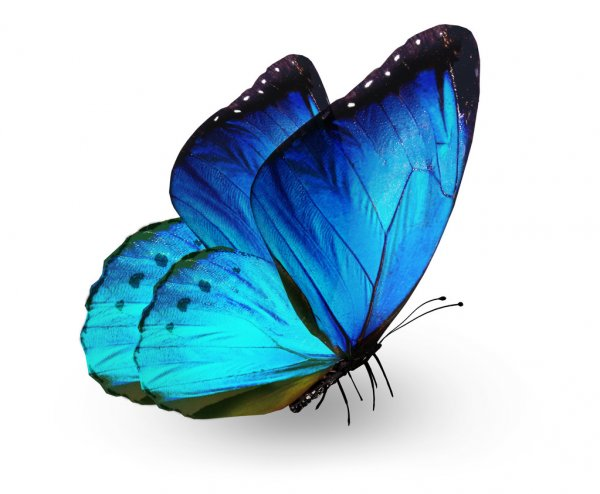
#> input picture butter.jpg, 600 x 494 px
$ jupyter execute Edge_detection.ipynb   (older library calls are emulated)
#> lines starting #> are read from the running program, lines starting #| are printed output that depends on the picture; after the words box and inside, x2 and y2 are one past the last pixel; in counts of white or black regions, pixels touching at a corner belong together
[cell 1]
import cv2
import numpy as np
from google.colab.patches import cv2_imshow
import matplotlib.pyplot as plt
from google.colab import files
uploaded = files.upload()
#> the answer given: butter.jpg

Canny edge detection

[cell 2]
img = cv2.imread('butter.jpg')
#> img is the input picture: shape (494, 600, 3); mean B, G, R 218.1, 203.5, 175.1
edges = cv2.Canny(img,3,5)
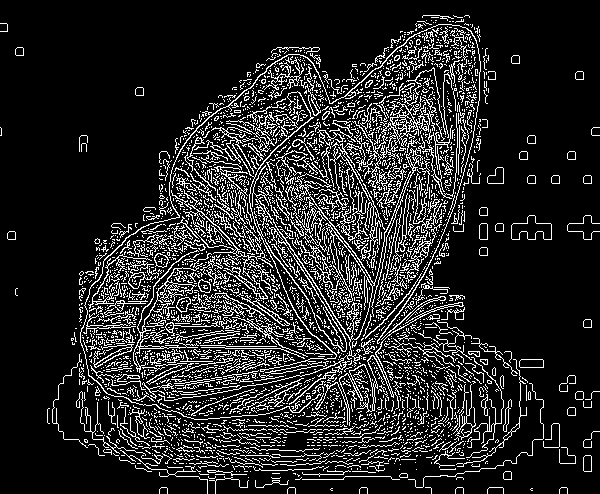
#> edges: shape (494, 600); 15.1% white in thin lines or dots
edges2 = cv2.Canny(img,50,60)
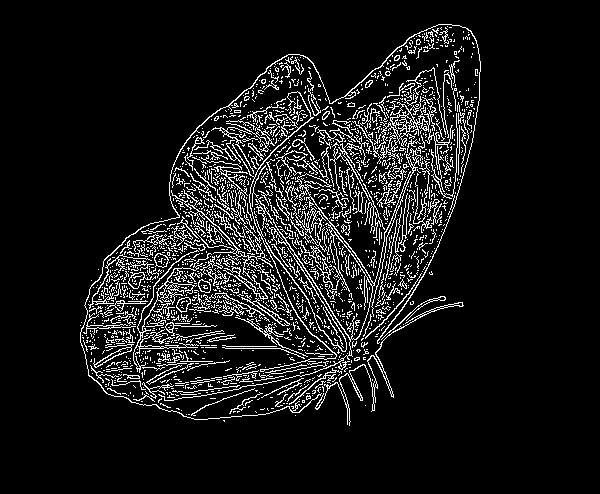
#> edges2: shape (494, 600); 9.2% white in thin lines or dots, all inside (x1, y1, x2, y2) = (80, 24, 481, 426)
edges1 = cv2.Canny(img,100,200)
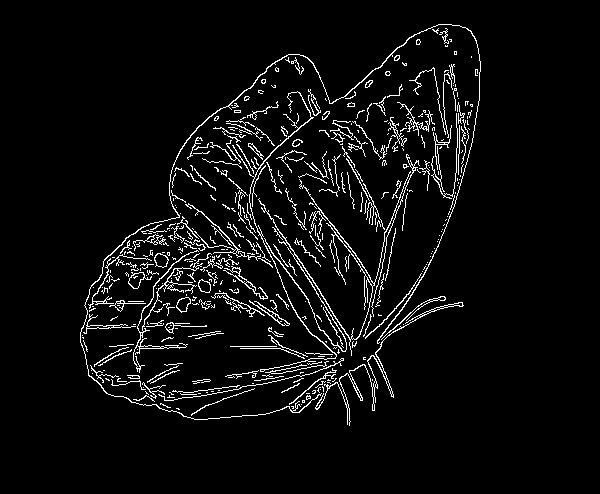
#> edges1: shape (494, 600); 5% white in thin lines or dots, all inside (x1, y1, x2, y2) = (80, 24, 481, 426)
plt.subplot(2,2,1),plt.imshow(img,cmap='gray')
plt.title('Original Image'), plt.xticks([]), plt.yticks([])
plt.subplot(2,2,2),plt.imshow(edges,cmap='gray')
plt.title('Edge Image - 3,5'), plt.xticks([]), plt.yticks([])
plt.subplot(2,2,3),plt.imshow(edges2,cmap='gray')
plt.title('Edge Image -50,60'), plt.xticks([]), plt.yticks([])
plt.subplot(2,2,4),plt.imshow(edges1,cmap='gray')
plt.title('Edge Image  100,200'), plt.xticks([]), plt.yticks([])
plt.show()
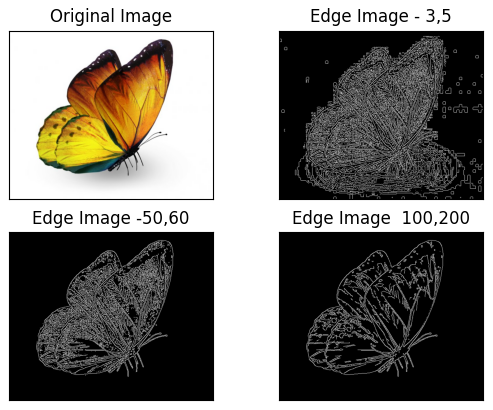
#> figure drawn by matplotlib, 4 panels; B, G, R data is drawn as R, G, B

SOBEL  edge detection

[cell 3]
# converting to gray scale
#gray = cv2.cvtColor(img, cv2.COLOR_BGR2GRAY)
img1 = cv2.imread('butter.jpg',1)
# remove noise
img = cv2.GaussianBlur(img1,(3,3),0)

# convolute with proper kernels
#laplacian = cv2.Laplacian(img,cv2.CV_64F)
sobelx = cv2.Sobel(img,cv2.CV_64F,1,0,ksize=3)  # x
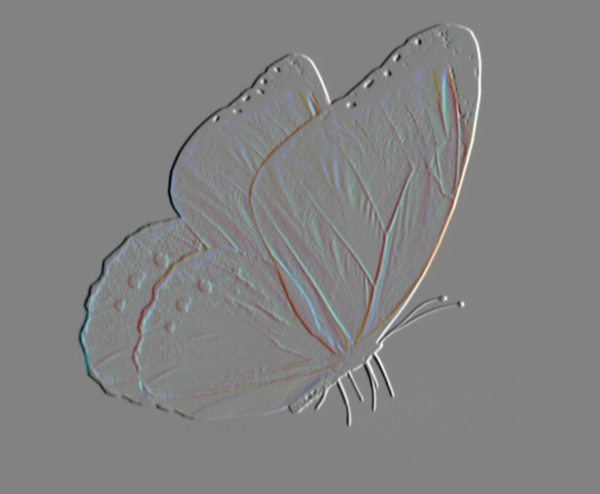
#> sobelx: shape (494, 600, 3) float64; mean B, G, R 0, 0, 0; drawn with min black and max white
sobely = cv2.Sobel(img,cv2.CV_64F,0,1,ksize=5)  # y
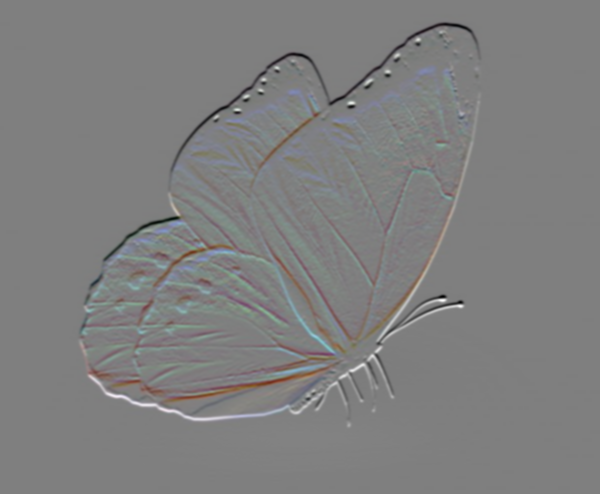
#> sobely: shape (494, 600, 3) float64; mean B, G, R 0, 0, 0; drawn with min black and max white
sobelx1 = cv2.Sobel(img,cv2.CV_64F,1,0,ksize=5)  # x1
sobely1 = cv2.Sobel(img,cv2.CV_64F,0,1,ksize=3)  # y

plt.subplot(2,2,1),plt.imshow(sobelx,cmap = 'gray')
plt.title('Sobel x'), plt.xticks([]), plt.yticks([])
plt.subplot(2,2,2),plt.imshow(sobelx1,cmap = 'gray')
plt.title('Sobel x1'), plt.xticks([]), plt.yticks([])
plt.subplot(2,2,3),plt.imshow(sobely,cmap = 'gray')
plt.title('Sobel y'), plt.xticks([]), plt.yticks([])
plt.subplot(2,2,4),plt.imshow(sobely1,cmap = 'gray')
plt.title('Sobel Y1'), plt.xticks([]), plt.yticks([])

plt.show()
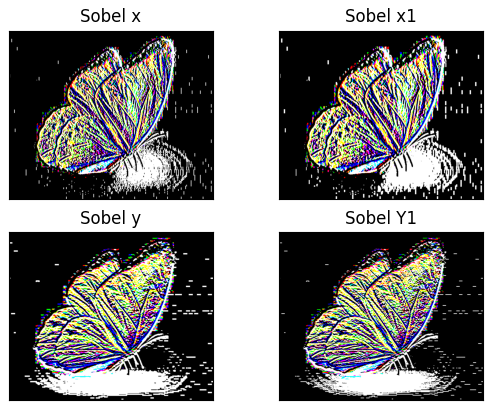
#> figure drawn by matplotlib, 4 panels; B, G, R data is drawn as R, G, B

 LAPLACIAN Edge detection

[cell 4]
# converting to gray scale
#gray = cv2.cvtColor(img, cv2.COLOR_BGR2GRAY)
img1 = cv2.imread('butter.jpg',0)
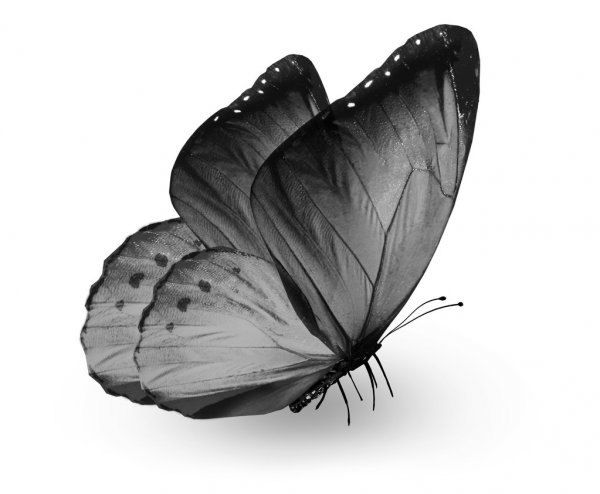
#> img1: shape (494, 600); min 0, max 255, mean 196.7
# remove noise
img = cv2.GaussianBlur(img1,(3,3),0)
#> img: shape (494, 600)

# convolute with proper kernels
laplacian1 = cv2.Laplacian(img,cv2.CV_8U)
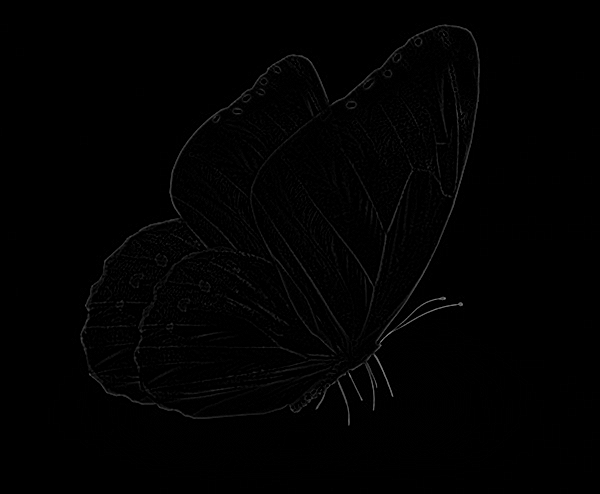
#> laplacian1: shape (494, 600); min 0, max 144, mean 1.7
laplacian2 = cv2.Laplacian(img,cv2.CV_16S)
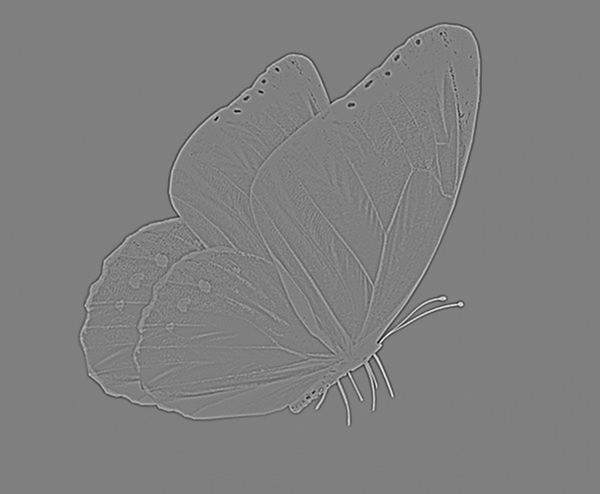
#> laplacian2: shape (494, 600) int16; min -145, max 144, mean 0; drawn with min black and max white
laplacian3 = cv2.Laplacian(img,cv2.CV_64F)


plt.subplot(2,2,1),plt.imshow(img1,cmap = 'gray')
plt.title('Orginal Image'), plt.xticks([]), plt.yticks([])
plt.subplot(2,2,2),plt.imshow(laplacian1,cmap = 'gray')
plt.title('laplacian1'), plt.xticks([]), plt.yticks([])
plt.subplot(2,2,3),plt.imshow(laplacian2,cmap = 'gray')
plt.title('laplacian2'), plt.xticks([]), plt.yticks([])
plt.subplot(2,2,4),plt.imshow(laplacian3,cmap = 'gray')
plt.title('laplacian3'), plt.xticks([]), plt.yticks([])

plt.show()
